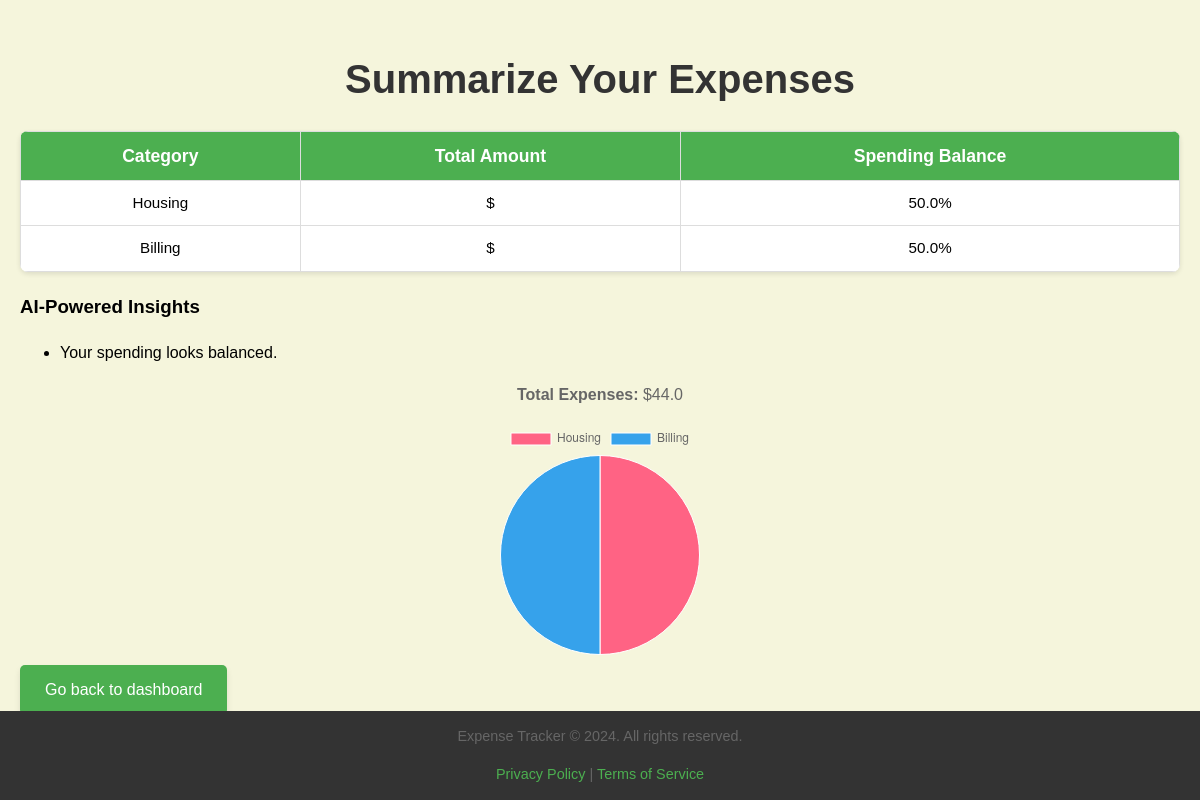
Screenshot of /summarize-expenses (signed in) with the database file from the repository.
### tables this page shows
CREATE TABLE expenses (
        id INTEGER PRIMARY KEY AUTOINCREMENT,
        category_id INTEGER,
        amount REAL,
        date TEXT,
        description TEXT,
        user_id INTEGER, category TEXT,
        FOREIGN KEY (category_id) REFERENCES categories (id),
        FOREIGN KEY (user_id) REFERENCES users (id)
    );

### app.py (the view)
@app.route('/summarize-expenses')
def summarize_expenses():
    uid = session.get('user_id')
    if not uid:
        flash("Please log in.", "error")
        return redirect(url_for('login'))
    with get_conn() as conn:
        summary = conn.execute("""SELECT category, SUM(amount) AS total
                                    FROM expenses
                                   WHERE user_id = ?
                                   GROUP BY category
                                   ORDER BY total DESC""", (uid,)).fetchall()
        totals = [r["total"] for r in summary]
        total_spending = sum(totals) if totals else 0
        percentages = [(r["category"], r["total"] / total_spending * 100) for r in summary]
        mean = np.mean(totals) if totals else 0
        std  = np.std(totals)  if totals else 0
        high = [r["category"] for r in summary if r["total"] > mean + std]
        recommendations = []
        if high:
            recommendations.append(f"Review high-spending categories: {', '.join(high)}.")
        else:
            recommendations.append("Your spending looks balanced.")
    return render_template('summarize_expenses.html',
                           summary=summary,
                           percentages=percentages,
                           recommendations=recommendations)

### app.py (called while the page is built)
def get_conn():
    conn = sqlite3.connect(DB_FILE)
    conn.row_factory = sqlite3.Row
    return conn

### templates/summarize_expenses.html (shortened to what this page needs)
<!DOCTYPE html>
<html lang="en">
<head>
    <link rel="stylesheet" href="static/style.css">
</head>
<body>
    <h1>
        Summarize Your Expenses
    </h1>
    <table>
        <thead>
            <tr>
                <th>Category</th>
                <th>Total Amount</th>
                <th>Spending Balance</th>
            </tr>
        </thead>
        <tbody>
            {% for row in summary %}
            <tr>
              <td>{{ row['category'] }}</td>
              <td>${{ row['total_amount'] }}</td>
              <td>
                {% for category, percentage in percentages %}
                  {% if category == row['category'] %}
                    {{ percentage | round(2) }}%
                  {% endif %}
                {% endfor %}
              </td>
            </tr>
            {% endfor %}
        </tbody>
    </table>
<h3>AI-Powered Insights</h3>
<ul>
  {% for recommendation in recommendations %}
  <li>{{ recommendation }}</li>
  {% endfor %}
</ul>
    <p>
        <strong>Total Expenses:</strong>
        ${{ summary | sum(attribute=1) }}
    </p>
    <canvas id="expenseChart" width="400" height="400"></canvas>
    <script>
        const ctx = document.getElementById('expenseChart').getContext('2d');
        // Data from the summary passed in by Flask
        const data = {
            labels: [
                {% for category, total in summary %}
                    "{{ category }}",
                {% endfor %}
            ],
            datasets: [{
                data: [
                    {% for category, total in summary %}
                        {{ total }},
                    {% endfor %}
                ],
                backgroundColor: [
                    '#FF6384', '#36A2EB', '#FFCE56', '#4BC0C0', '#9966FF', '#FF9F40'
                ],
                borderColor: '#FFFFFF',
                borderWidth: 1,
            }]
        };
        // Configuration for the chart
        const config = {
            type: 'pie',
            data: data,
            options: {
                responsive: true,
                maintainAspectRatio: true, // Ensure aspect ratio is maintained
                aspectRatio: 5,
                plugins: {
                    legend: {
                        position: 'top',
                    },
                    tooltip: {
                        callbacks: {
                            label: function(tooltipItem) {
                                const value = data.datasets[0].data[tooltipItem.dataIndex];
                                return `${data.labels[tooltipItem.dataIndex]}: $${value}`;
                            }
                        }
                    }
                }
            }
        };
        // Create and render the chart
        new Chart(ctx, config);
    </script>
     <a href="/home" class="button">Go back to dashboard</a>
</body>
 <footer>
        <p>Expense Tracker &copy; 2024. All rights reserved.</p>
        <p><a href="#">Privacy Policy</a> | <a href="#">Terms of Service</a></p>
    </footer>
</html>

### static/style.css (style rules this page uses)
html { box-sizing: border-box; scroll-behavior: smooth; }
*, *:before, *:after { box-sizing: inherit; }
body { font-family: Arial, sans-serif; margin: 0; padding: 20px; background-color: beige; line-height:1.6; }
h1 { color: #333; font-size: 2.5em; margin-bottom:10px; text-align: center; }
p { text-align:center; color:#666; }
table { width: 100%; border-collapse: collapse; margin: 20px 0; background-color: white; box-shadow:0 2px 5px rgba(0,0,0,0.1); border-radius:8px; overflow:hidden; font-size:16px; }
table th, table td { border: 1px solid #ddd; padding: 10px; text-align: center; transition: background-color 0.3s ease; }
table th { background-color: #4CAF50; color: white; font-size:1.1em; }
table td { font-size: 0.95em; }
.button, .cancel, .form-actions a { display: inline-block; padding: 12px 25px; margin: 10px 0; color: white; text-decoration: none; border-radius: 5px; text-align: center; cursor: pointer; transition: background-color 0.3s ease-in-out; box-shadow:0px 4px 6px rgba(0,0,0,0.1); }
.button { background-color: #4CAF50; }
footer { position: fixed; left: 0; bottom: 0; width: 100%; background-color: #333; color: #fff; text-align: center; font-size: 0.9em; }
footer a { color:#4caf50; text-decoration:none; }

### rows the page displays
expenses: category "Housing", percentage "50.0"
expenses: category "Billing", percentage "50.0"

### other values shown
{{ recommendation }} "Your spending looks balanced."
{{ summary | sum(attribute=1) }} "44.0"
chart data {{ category }} Housing, Billing
chart data {{ total }} 22.0, 22.0
